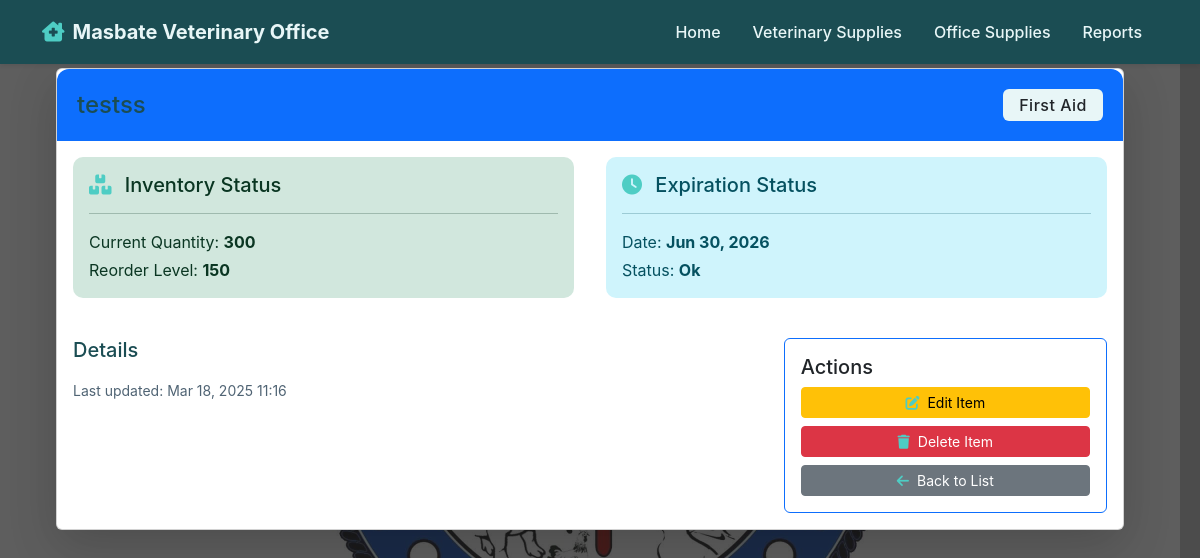
Page /vet/detail/7/ (signed in) on the committed database.
### vet_supplies/models.py (models this page shows, shortened)
class VetSupply(models.Model):
    name = models.CharField(max_length=200)
    quantity = models.IntegerField(default=0)
    created_at = models.DateTimeField(auto_now_add=True)
    updated_at = models.DateTimeField(auto_now=True)

class VetCategory(models.Model):
    name = models.CharField(
        max_length=100,
        unique=True,
        error_messages={'unique': 'This category already exists.'}
    )
    description = models.TextField(blank=True, default="")
    alert_threshold = models.PositiveIntegerField(
        default=0,
        help_text="Minimum quantity to trigger alerts (0 to disable)"
    )
    class Meta:
        verbose_name_plural = "Vet Categories"
        ordering = ['name']
    def __str__(self):
        return self.name

### vet_supplies/views.py (the view)
# urls.py: path('detail/<int:pk>/', VetSupplyDetail.as_view(), name='supply-detail'),
class VetSupplyDetail(LoginRequiredMixin, DetailView):
    model = VetSupply
    template_name = 'vet_supplies/detail.html'

### vet_supplies/models.py (called while the page is built)
    @property
    def needs_reorder(self):
        return self.quantity <= self.reorder_level

    @property
    def expiration_status(self):
        if not self.expiration_date:
            return 'non-expiring'
        today = timezone.now().date()
        delta = (self.expiration_date - today).days
        if delta < 0:
            return 'expired'
        if delta <= 7:
            return 'critical'
        if delta <= 30:
            return 'warning'
        return 'ok'

### vet_supplies/templates/vet_supplies/detail.html (shortened to what this page needs)
{% extends 'base.html' %}
{% block content %}
<div class="card shadow-lg">
    <div class="card-header bg-primary text-white">
        <div class="d-flex justify-content-between align-items-center">
            <h4 class="mb-0">{{ object.name }}</h4>
            <div>
                <span class="badge bg-light text-dark fs-6">
                    {{ object.category }}
                </span>
            </div>
        </div>
    </div>
    <div class="card-body">
        <div class="row mb-4">
            <div class="col-md-6">
                <div class="alert {% if object.needs_reorder %}alert-danger{% else %}alert-success{% endif %}">
                    <h5 class="alert-heading">
                        <i class="fas fa-boxes me-2"></i>
                        Inventory Status
                    </h5>
                    <hr>
                    <p class="mb-1">
                        Current Quantity: <strong>{{ object.quantity }}</strong>
                    </p>
                    <p class="mb-0">
                        Reorder Level: <strong>{{ object.reorder_level }}</strong>
                    </p>
                </div>
            </div>
            <div class="col-md-6">
                <div class="alert
                    {% if object.expiration_status == 'expired' %}alert-dark
                    {% elif object.expiration_status == 'critical' %}alert-danger
                    {% elif object.expiration_status == 'warning' %}alert-warning
                    {% else %}alert-info{% endif %}">
                    <h5 class="alert-heading">
                        <i class="fas fa-clock me-2"></i>
                        Expiration Status
                    </h5>
                    <hr>
                    {% if object.expiration_date %}
                        <p class="mb-1">
                            Date: <strong>{{ object.expiration_date|date:"M d, Y" }}</strong>
                        </p>
                        <p class="mb-0">
                            Status: <strong>{{ object.expiration_status|title }}</strong>
                        </p>
                    {% else %}
                        <p class="mb-0">This item does not expire</p>
                    {% endif %}
                </div>
            </div>
        </div>
        <div class="row">
            <div class="col-md-8">
                <h5 class="mb-3">Details</h5>
                <small class="text-muted">
                    Last updated: {{ object.last_updated|date:"M d, Y H:i" }}
                </small>
            </div>
            <div class="col-md-4">
                <div class="card border-primary">
                    <div class="card-body">
                        <h5 class="card-title">Actions</h5>
                        <div class="d-grid gap-2">
                            <a href="{% url 'vet_supplies:supply-update' object.pk %}"
                               class="btn btn-warning btn-sm">
                               <i class="fas fa-edit me-2"></i>Edit Item
                            </a>
                            <a href="{% url 'vet_supplies:supply-delete' object.pk %}"
                               class="btn btn-danger btn-sm">
                               <i class="fas fa-trash me-2"></i>Delete Item
                            </a>
                            <a href="{% url 'vet_supplies:supply-list' %}"
                               class="btn btn-secondary btn-sm">
                               <i class="fas fa-arrow-left me-2"></i>Back to List
                            </a>
                        </div>
                    </div>
                </div>
            </div>
        </div>
    </div>
</div>
{% endblock %}

### rows in the picture
VetSupply: name "testss", category "First Aid", quantity "300", reorder_level "150", expiration_date "Jun 30, 2026", expiration_status "Ok", last_updated "Mar 18, 2025 11:16"
